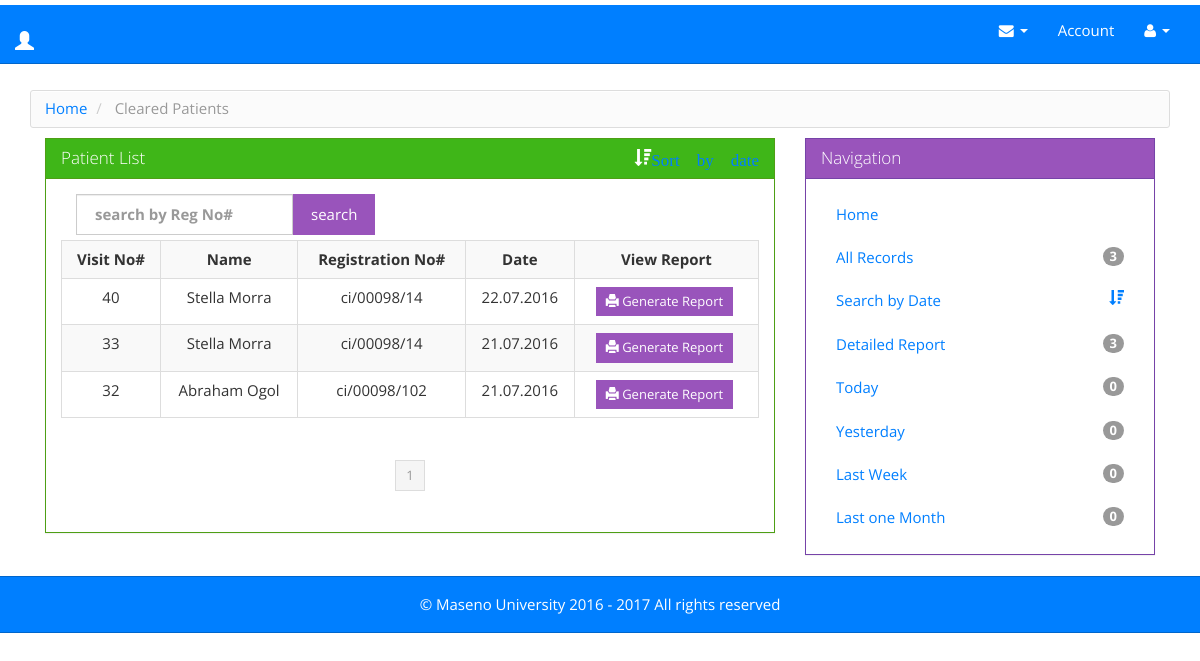
Page /result/report.php on the committed database.
### tables this page shows
CREATE TABLE IF NOT EXISTS `visit` (
  `date` timestamp NOT NULL DEFAULT CURRENT_TIMESTAMP,
  `reg_no` varchar(20) NOT NULL,
  `visit_no` int(20) NOT NULL AUTO_INCREMENT,
  `case` int(1) NOT NULL,
  `attended` int(1) DEFAULT '0',
  `temp` varchar(5) DEFAULT NULL,
  `bp` varchar(5) DEFAULT NULL,
  `examined_by` varchar(32) DEFAULT NULL,
  `created_by` varchar(100) DEFAULT NULL,
  PRIMARY KEY (`visit_no`),
  KEY `visit_no` (`visit_no`)
);

### functions.php (called while the page is built, shortened)
<?php
	include_once('database_connection.php');
	function find_patient($reg_no){
		global $connection;
		$query = "SELECT reg_no, first_name, last_name, profile_image, fuculty, course, health_info, d_o_b, contact, address, email FROM student_patient WHERE reg_no ='{$reg_no}'  union ALL ";
		$query .= "SELECT reg_no, first_name, last_name, profile_image, fuculty, position, health_info, d_o_b, contact, address, email FROM staff_patient WHERE reg_no ='{$reg_no}' ";
		$patient_set = mysqli_query($connection, $query);
		return $patient_set;
	}

### result/report.php (the view, shortened to what this page needs)
<?php
require_once '../functions.php';
include 'header.php';
if (!(isset($_GET['pagenum']))) {
  $pagenum = 1;
} else {
  $pagenum = $_GET['pagenum'];
}
$page_limit = ($_GET["show"] <> "" && is_numeric($_GET["show"]) ) ? $_GET["show"] : 8;
try {
  $keyword = trim($_GET["keyword"]);
  if ($keyword <> "" ) {
    $sql = "SELECT * FROM visit WHERE "
            . " (reg_no LIKE :keyword) ORDER BY visit_no DESC ";
    $stmt = $DB->prepare($sql);
    $stmt->bindValue(":keyword", $keyword."%");
  } else {
    $varr=3;
    $sql = "SELECT * FROM visit WHERE attended=$varr ORDER BY visit_no DESC ";
    $stmt = $DB->prepare($sql);
  }
  $stmt->execute();
  $total_count = count($stmt->fetchAll());
  $last = ceil($total_count / $page_limit);
  $lower_limit = ($pagenum - 1) * $page_limit;
  $lower_limit = ($lower_limit < 0) ? 0 : $lower_limit;
  $sql2 = $sql . " limit " . ($lower_limit) . " ,  " . ($page_limit) . " ";
  $stmt = $DB->prepare($sql2);
  $stmt->execute();
  $results = $stmt->fetchAll();
} catch (Exception $ex) {
  echo $ex->getMessage();
}
?>
<div class="row">
<div class="container">
  <ul class="breadcrumb">
    <?php if ($_SESSION['level']==5){ ?>
      <li><a href="../admin/index.php">Home</a></li>
      <?php }elseif ($_SESSION['level']==2) { ?>
      <li><a href="../doctor/index.php"> Home </a></li>
      <?php }elseif ($_SESSION['level']==0) { ?>
      <li><a href="../reception/reception.php">Home</a></li>
   <?php }; ?>
      <li class="active"> Cleared Patients </li>
    </ul>
<div class="col-md-8">
  <div class="panel panel-success">
    <div class="panel-heading">
      <h3 class="panel-title">Patient List <span class="glyphicon glyphicon-sort-by-attributes-alt pull-right" ><a href="specific.php">Sort by date</a></span></h3>
    </div>
    <div class="panel-body">
      <div class="col-lg-12" style="padding-left: 0; padding-right: 0;" >
        <form action="report.php" method="get" >
        <div class="col-lg-6 pull-left"style="padding-left: 0;"  >
          <span class="pull-left">
            <label class="col-lg-12 control-label" for="keyword" style="padding-right: 0;">
              <input type="text" value="<?php echo $_GET["keyword"]; ?>" placeholder="search by Reg No#" id="" class="form-control" name="keyword" style="height: 41px;">
            </label>
            </span>
          <button class="btn btn-info">search</button>
        </div>
        </form>
      </div>
      <div class="clearfix"></div>
<?php if (count($results) > 0) { ?>
        <div class="table-responsive">
          <table class="table table-striped table-hover table-bordered ">
            <tbody><tr>
                <th>Visit No#</th>
                <th>Name</th>
                <th>Registration No# </th>
                <th>Date</th>
                <th>View Report</th>
              </tr>
                <?php foreach ($results as $res) { ?>
                <tr>
                  <?php
                    $recept = mysqli_fetch_assoc(find_patient($res['reg_no']));
                  ?>
                  <td style="text-align: center;"><?php echo $res["visit_no"]; ?></td>
                  <td><?php echo ucwords($recept["first_name"] ." ".$recept["last_name"]); ?></td>
                  <td><?php echo $res["reg_no"]; ?></td>
                  <td><?php $d=strtotime($res["date"]);
                       echo date("d.m.Y", $d); ?></td>
                  <td>
                    <a href="print_result.php?visit_no=<?php echo $res["visit_no"]; ?> & reg_no=<?php echo $res["reg_no"]?>"><button class="btn btn-sm btn-info"><span class="glyphicon glyphicon-print"></span> Generate Report</button></a>&nbsp;
                  </td>
                </tr>
  <?php } ?>
            </tbody></table>
        </div>
        <div class="col-lg-12 center">
          <ul class="pagination pagination-sm">
  <?php
  for ($i = 1; $i <= $last; $i++) {
    if ($i == $pagenum) {
      ?>
                <li class="active"><a href="javascript:void(0);" ><?php echo $i ?></a></li>
                <?php
              } else {
                ?>
                <li><a href="report.php?pagenum=<?php echo $i; ?>&keyword=<?php echo $_GET["keyword"]; ?>" class="links"  onclick="displayRecords('<?php echo $page_limit; ?>', '<?php echo $i; ?>');" ><?php echo $i ?></a></li>
                <?php
              }
            }
            ?>
          </ul>
        </div>
      <?php } else { ?>
        <div class="well well-lg"> No patient </div>
<?php } ?>
    </div>
</div>
  </div>
<div class="col-md-4">
  <div class="panel panel-info">
    <div class="panel-heading">
      <h3 class="panel-title">Navigation</h3>
    </div>
    <div class="panel-body">
<?php
  require_once 'querry.php';
?>
    </div>
    </div>
 </div>
</div>
      <?php
      include 'footer.php';
      ?>

### result/header.php (shortened to what this page needs)
<?php session_start();
  require_once('../functions.php');
?>
<!DOCTYPE html>
<html lang="en">
<head>
    <link href="../bootstrap/css/bootstrap.min.css" rel="stylesheet">
    <link href="../style.css" rel="stylesheet">
             <link href="jquery-ui.css" rel="stylesheet">
             <link rel="stylesheet" type="text/css" href="jquery.datetimepicker.css"/>
    <link href="../elements/css/sb-admin.css" rel="stylesheet">
    <link href="../elements/css/plugins/morris.css" rel="stylesheet">
    <link href="../elements/font-awesome/css/font-awesome.min.css" rel="stylesheet" type="text/css">
</head>
<body>
    <div class="navbar navbar-default navbar-static-top navbar navbar-inverse header" role="navigation">
      <div class="container-fluid">
        <div class="navbar-header container-fluid">
          <a class="navbar-brand collapse navbar-collapse" href="#" target="_blank"> <h4><span class="glyphicon glyphicon-user"> <?php echo ucwords($_SESSION['fname']." ".$_SESSION['lname']); ?></span></h4></a>
        </div>
        <div class="collapse navbar-collapse pull-right" id="bs-example-navbar-collapse-1" >
                    <ul class="nav navbar-nav">
                    <li class="dropdown">
                    <a href="#" class="dropdown-toggle" data-toggle="dropdown"><i class="fa fa-envelope"></i> <b class="caret"></b></a>
                </li>
                 <li><a href="../admin/staffdedails.php"> Account </a></li>
                    <li class="dropdown">
                    <a href="#" class="dropdown-toggle" data-toggle="dropdown"><i class="fa fa-user"></i> <?php echo ucwords($_SESSION['fname'].' '.$_SESSION['lname']); ?> <b class="caret"></b></a>
            </ul>
        </div>
      </div>
    </div>

### result/querry.php
<?php
try {
    $sql = "SELECT * FROM visit WHERE attended=3 ORDER BY visit_no DESC ";
    $stmt = $DB->prepare($sql);
    $stmt->execute();
    $all = count($stmt->fetchAll());
    $sql = "SELECT * FROM visit WHERE `date` BETWEEN CURDATE() AND DATE_ADD(CURDATE(), INTERVAL 1 day) ORDER BY visit_no DESC ";
    $stmt = $DB->prepare($sql);
    $stmt->execute();
    $today = count($stmt->fetchAll());
    $sql = "SELECT * FROM visit WHERE `date` BETWEEN date_add(CURDATE(),INTERVAL -1 DAY) AND CURDATE() ORDER BY visit_no DESC ";
    $stmt = $DB->prepare($sql);
    $stmt->execute();
    $yesterday = count($stmt->fetchAll());
    $sql = "SELECT * FROM visit WHERE `date` >= DATE_SUB(CURDATE(), INTERVAL 1 MONTH) ORDER BY visit_no DESC ";
    $stmt = $DB->prepare($sql);
    $stmt->execute();
    $Month = count($stmt->fetchAll());
    $sql = "SELECT * FROM visit WHERE `date` between DATE_SUB(now(), INTERVAL 1 WEEK) AND NOW() ORDER BY visit_no DESC ";
    $stmt = $DB->prepare($sql);
    $stmt->execute();
    $week = count($stmt->fetchAll());
} catch (Exception $ex) {
  echo $ex->getMessage();
}
?>
     <ul class="nav nav-pills nav-stacked">
                    <?php if ($_SESSION['level']==5){ ?>
                    <li><a href="../admin/index.php"> Home <span class="glyphicon glyphicon-home pull-right"></span></a></li>
                      <?php }elseif ($_SESSION['level']==2) { ?>
                    <li><a href="../doctor/index.php"> Home <span class="glyphicon glyphicon-home pull-right"></span> </a></li>
                      <?php }elseif ($_SESSION['level']==0) { ?>
                    <li><a href="../reception/reception.php">Home <span class="glyphicon glyphicon-homepull-right"></span></a></li>
                   <?php }; ?>
                    <li><a href="report.php"> All Records  <span class="badge pull-right"><?php  echo $all; ?></span></a></li>
                    <li><a href="specific.php"> Search by Date<span class="glyphicon glyphicon-sort-by-attributes-alt pull-right"></span></a></li>
                    <li><a href="detailed.php"> Detailed Report  <span class="badge pull-right"><?php  echo $all; ?></span></a></li>
                    <li><a href="today.php"> Today  <span class="badge pull-right"><?php  echo $today; ?></span></a></li>
                    <li><a href="yesterday.php"> Yesterday  <span class="badge pull-right"><?php  echo $yesterday; ?></span></a></li>
                    <li><a href="week.php">Last Week <span class="badge pull-right"><?php  echo $week; ?></span></a></li>
                    <li><a href="last_one_month.php">Last one Month <span class="badge pull-right"><?php  echo $Month; ?></span></a></li>
                </ul>

### result/footer.php (shortened to what this page needs)
    <footer>
      <div class="navbar navbar-inverse footer">
        <div class="container-fluid">
          <div class="copyright">
            <a href="www.maseno.ac.ke" target="_blank">&copy; Maseno University  2016 - <?php echo date("Y"); ?></a> All rights reserved
          </div>
        </div>
      </div>
    </footer>
</body>
</html>

### style.css (style rules this page uses)
.breadcrumb { background-color: #FBFBFB; background-image: -moz-linear-gradient(center top , #FFFFFF, #F5F5F5); background-repeat: repeat-x; border: 1px solid #DDDDDD; border-radius: 3px; box-shadow: 0 1px 0 #FFFFFF inset; list-style: none outside none; margin: 5px 0 10px 0; padding: 7px 14px; }
.breadcrumb li { display: inline-block; text-shadow: 0 1px 0 #FFFFFF; }
.table-bordered > thead > tr > th, .table-bordered > tbody > tr > th, .table-bordered > tfoot > tr > th, .table-bordered > thead > tr > td, .table-bordered > tbody > tr > td, .table-bordered > tfoot > tr > td { text-align: center; }
.center { float:none; margin: 0 auto; text-align: center; }
.footer { margin:0; padding: 17px 0; border-radius: 0px; height: auto; }
.copyright { color: #fff; text-align: center; }
.copyright a { color: #fff; }

### elements/css/sb-admin.css (style rules this page uses)
body { margin-top: 1px; }
@media (min-width:768px) { body { margin-top: 5px; } }

### rows in the picture
visit: visit_no "40", last_name "Stella Morra", reg_no "ci/00098/14", date "22.07.2016"
visit: visit_no "33", last_name "Stella Morra", reg_no "ci/00098/14", date "21.07.2016"
visit: visit_no "32", last_name "Abraham Ogol", reg_no "ci/00098/102", date "21.07.2016"

### other values in the picture
$all "3"
$today "0"
$yesterday "0"
$week "0"
$Month "0"
